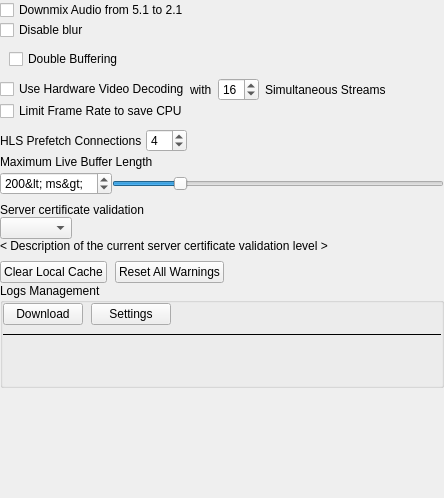
<?xml version="1.0" encoding="UTF-8"?>
<ui version="4.0">
 <class>AdvancedSettingsWidget</class>
 <widget class="QWidget" name="AdvancedSettingsWidget">
  <property name="geometry">
   <rect>
    <x>0</x>
    <y>0</y>
    <width>444</width>
    <height>498</height>
   </rect>
  </property>
  <layout class="QVBoxLayout" name="verticalLayout">
   <property name="spacing">
    <number>0</number>
   </property>
   <property name="leftMargin">
    <number>0</number>
   </property>
   <property name="topMargin">
    <number>0</number>
   </property>
   <property name="rightMargin">
    <number>0</number>
   </property>
   <property name="bottomMargin">
    <number>0</number>
   </property>
   <item>
    <layout class="QVBoxLayout" name="dialogContentsLayout">
     <item>
      <widget class="QCheckBox" name="downmixAudioCheckBox">
       <property name="text">
        <string>Downmix Audio from 5.1 to 2.1</string>
       </property>
      </widget>
     </item>
     <item>
      <widget class="QCheckBox" name="disableBlurCheckbox">
       <property name="toolTip">
        <string>Intel HD Graphics display might face issues if blur is enabled. We strongly recommend to leave option as is.</string>
       </property>
       <property name="text">
        <string>Disable blur</string>
       </property>
      </widget>
     </item>
     <item>
      <widget class="QWidget" name="doubleBufferingWidget" native="true">
       <layout class="QHBoxLayout" name="doubleBufferingLayout" stretch="0,0,1">
        <property name="spacing">
         <number>4</number>
        </property>
        <item>
         <widget class="QCheckBox" name="doubleBufferCheckbox">
          <property name="text">
           <string>Double Buffering</string>
          </property>
         </widget>
        </item>
        <item>
         <widget class="nx::vms::client::desktop::HintButton" name="doubleBufferCheckboxHint" native="true">
          <property name="hint" stdset="0">
           <string/>
          </property>
         </widget>
        </item>
        <item>
         <spacer name="horizontalSpacer_3">
          <property name="orientation">
           <enum>Qt::Orientation::Horizontal</enum>
          </property>
          <property name="sizeHint" stdset="0">
           <size>
            <width>40</width>
            <height>0</height>
           </size>
          </property>
         </spacer>
        </item>
       </layout>
      </widget>
     </item>
     <item>
      <layout class="QHBoxLayout" name="useHardwareDecodingLayout" stretch="0,0,0">
       <item>
        <widget class="QCheckBox" name="useHardwareDecodingCheckbox">
         <property name="text">
          <string>Use Hardware Video Decoding</string>
         </property>
        </widget>
       </item>
       <item>
        <widget class="QWidget" name="maxHardwareDecodingStreamsWidget" native="true">
         <layout class="QHBoxLayout" name="horizontalLayout_3">
          <property name="leftMargin">
           <number>0</number>
          </property>
          <property name="topMargin">
           <number>0</number>
          </property>
          <property name="rightMargin">
           <number>0</number>
          </property>
          <property name="bottomMargin">
           <number>0</number>
          </property>
          <item>
           <widget class="QLabel" name="maxHardwareDecodingStreamsLabel1">
            <property name="text">
             <string>with</string>
            </property>
            <property name="buddy">
             <cstring>maxHardwareDecodingStreamsSpinBox</cstring>
            </property>
           </widget>
          </item>
          <item>
           <widget class="QSpinBox" name="maxHardwareDecodingStreamsSpinBox">
            <property name="minimum">
             <number>1</number>
            </property>
            <property name="maximum">
             <number>64</number>
            </property>
            <property name="value">
             <number>16</number>
            </property>
           </widget>
          </item>
          <item>
           <widget class="QLabel" name="idleTimeoutLabel2">
            <property name="text">
             <string>Simultaneous Streams</string>
            </property>
           </widget>
          </item>
         </layout>
        </widget>
       </item>
       <item>
        <spacer name="horizontalSpacer_10">
         <property name="orientation">
          <enum>Qt::Orientation::Horizontal</enum>
         </property>
         <property name="sizeHint" stdset="0">
          <size>
           <width>40</width>
           <height>10</height>
          </size>
         </property>
        </spacer>
       </item>
      </layout>
     </item>
     <item>
      <layout class="QHBoxLayout" name="horizontalLayout_4" stretch="0,0,1">
       <property name="spacing">
        <number>4</number>
       </property>
       <property name="bottomMargin">
        <number>8</number>
       </property>
       <item>
        <widget class="QCheckBox" name="autoFpsLimitCheckbox">
         <property name="text">
          <string>Limit Frame Rate to save CPU</string>
         </property>
        </widget>
       </item>
       <item>
        <widget class="nx::vms::client::desktop::HintButton" name="autoFpsLimitCheckboxHint" native="true">
         <property name="hint" stdset="0">
          <string/>
         </property>
        </widget>
       </item>
       <item>
        <spacer name="horizontalSpacer_4">
         <property name="orientation">
          <enum>Qt::Orientation::Horizontal</enum>
         </property>
         <property name="sizeHint" stdset="0">
          <size>
           <width>40</width>
           <height>0</height>
          </size>
         </property>
        </spacer>
       </item>
      </layout>
     </item>
     <item>
      <layout class="QHBoxLayout" name="streamPrefetchLayout" stretch="0,0,1">
       <property name="spacing">
        <number>4</number>
       </property>
       <item>
        <widget class="QLabel" name="streamPrefetchLabel">
         <property name="text">
          <string>HLS Prefetch Connections</string>
         </property>
         <property name="buddy">
          <cstring>streamPrefetchConnectionsSpinBox</cstring>
         </property>
        </widget>
       </item>
       <item>
        <widget class="QSpinBox" name="streamPrefetchConnectionsSpinBox">
         <property name="minimum">
          <number>1</number>
         </property>
         <property name="maximum">
          <number>32</number>
         </property>
         <property name="value">
          <number>4</number>
         </property>
         <property name="toolTip">
          <string>How many segments of an HLS playlist are downloaded at the same time. Takes effect the next time playback starts.</string>
         </property>
        </widget>
       </item>
       <item>
        <spacer name="horizontalSpacer_streamPrefetch">
         <property name="orientation">
          <enum>Qt::Orientation::Horizontal</enum>
         </property>
         <property name="sizeHint" stdset="0">
          <size>
           <width>40</width>
           <height>0</height>
          </size>
         </property>
        </spacer>
       </item>
      </layout>
     </item>
     <item>
      <layout class="QHBoxLayout" name="maximumLiveBufferLengthLabelLayout" stretch="0,1,0">
       <property name="spacing">
        <number>4</number>
       </property>
       <item>
        <widget class="QLabel" name="maximumLiveBufferLengthLabel">
         <property name="text">
          <string>Maximum Live Buffer Length</string>
         </property>
         <property name="buddy">
          <cstring>maximumLiveBufferLengthSlider</cstring>
         </property>
        </widget>
       </item>
       <item>
        <widget class="nx::vms::client::desktop::HintButton" name="maximumLiveBufferLengthLabelHint" native="true">
         <property name="sizePolicy">
          <sizepolicy hsizetype="Fixed" vsizetype="Fixed">
           <horstretch>0</horstretch>
           <verstretch>0</verstretch>
          </sizepolicy>
         </property>
         <property name="hint" stdset="0">
          <string/>
         </property>
        </widget>
       </item>
       <item>
        <spacer name="horizontalSpacer">
         <property name="orientation">
          <enum>Qt::Orientation::Horizontal</enum>
         </property>
         <property name="sizeHint" stdset="0">
          <size>
           <width>40</width>
           <height>20</height>
          </size>
         </property>
        </spacer>
       </item>
      </layout>
     </item>
     <item>
      <layout class="QHBoxLayout" name="horizontalLayout_2">
       <property name="bottomMargin">
        <number>8</number>
       </property>
       <item>
        <widget class="QSpinBox" name="maximumLiveBufferLengthSpinBox">
         <property name="suffix">
          <string notr="true">&lt; ms&gt;</string>
         </property>
         <property name="minimum">
          <number>10</number>
         </property>
         <property name="maximum">
          <number>1000</number>
         </property>
         <property name="singleStep">
          <number>10</number>
         </property>
         <property name="value">
          <number>200</number>
         </property>
        </widget>
       </item>
       <item>
        <widget class="QSlider" name="maximumLiveBufferLengthSlider">
         <property name="minimum">
          <number>10</number>
         </property>
         <property name="maximum">
          <number>1000</number>
         </property>
         <property name="singleStep">
          <number>10</number>
         </property>
         <property name="pageStep">
          <number>100</number>
         </property>
         <property name="value">
          <number>200</number>
         </property>
         <property name="orientation">
          <enum>Qt::Orientation::Horizontal</enum>
         </property>
        </widget>
       </item>
      </layout>
     </item>
     <item>
      <widget class="QLabel" name="certificateValidationLabel">
       <property name="text">
        <string>Server certificate validation</string>
       </property>
      </widget>
     </item>
     <item>
      <layout class="QHBoxLayout" name="horizontalLayout_5">
       <property name="topMargin">
        <number>0</number>
       </property>
       <item>
        <widget class="QComboBox" name="certificateValidationLevelComboBox"/>
       </item>
       <item>
        <spacer name="horizontalSpacer_5">
         <property name="orientation">
          <enum>Qt::Orientation::Horizontal</enum>
         </property>
         <property name="sizeHint" stdset="0">
          <size>
           <width>40</width>
           <height>20</height>
          </size>
         </property>
        </spacer>
       </item>
      </layout>
     </item>
     <item>
      <layout class="QHBoxLayout" name="horizontalLayout_6">
       <property name="bottomMargin">
        <number>8</number>
       </property>
       <item>
        <widget class="QLabel" name="certificateValidationDescriptionLabel">
         <property name="text">
          <string notr="true">&lt; Description of the current server certificate validation level &gt;</string>
         </property>
         <property name="wordWrap">
          <bool>true</bool>
         </property>
        </widget>
       </item>
      </layout>
     </item>
     <item>
      <layout class="QHBoxLayout" name="horizontalLayout">
       <property name="spacing">
        <number>8</number>
       </property>
       <item>
        <widget class="QPushButton" name="clearCacheButton">
         <property name="text">
          <string>Clear Local Cache</string>
         </property>
        </widget>
       </item>
       <item>
        <widget class="QPushButton" name="resetAllWarningsButton">
         <property name="text">
          <string>Reset All Warnings</string>
         </property>
        </widget>
       </item>
       <item>
        <spacer name="horizontalSpacer_2">
         <property name="orientation">
          <enum>Qt::Orientation::Horizontal</enum>
         </property>
         <property name="sizeHint" stdset="0">
          <size>
           <width>40</width>
           <height>20</height>
          </size>
         </property>
        </spacer>
       </item>
      </layout>
     </item>
     <item>
      <widget class="QGroupBox" name="logsManagementBox">
       <property name="title">
        <string>Logs Management</string>
       </property>
       <property name="flat">
        <bool>true</bool>
       </property>
       <layout class="QVBoxLayout" name="verticalLayout_2">
        <property name="spacing">
         <number>8</number>
        </property>
        <property name="leftMargin">
         <number>0</number>
        </property>
        <property name="topMargin">
         <number>0</number>
        </property>
        <property name="rightMargin">
         <number>0</number>
        </property>
        <property name="bottomMargin">
         <number>0</number>
        </property>
        <item>
         <widget class="QStackedWidget" name="logsManagementStack">
          <property name="currentIndex">
           <number>0</number>
          </property>
          <widget class="QWidget" name="logsDefaultPage">
           <layout class="QVBoxLayout" name="verticalLayout_4">
            <property name="spacing">
             <number>8</number>
            </property>
            <property name="leftMargin">
             <number>0</number>
            </property>
            <property name="topMargin">
             <number>0</number>
            </property>
            <property name="rightMargin">
             <number>0</number>
            </property>
            <property name="bottomMargin">
             <number>0</number>
            </property>
            <item>
             <layout class="QHBoxLayout" name="horizontalLayout_8">
              <property name="spacing">
               <number>8</number>
              </property>
              <property name="topMargin">
               <number>0</number>
              </property>
              <item>
               <widget class="QPushButton" name="downloadLogsButton">
                <property name="text">
                 <string>Download</string>
                </property>
               </widget>
              </item>
              <item>
               <widget class="QPushButton" name="logsSettingsButton">
                <property name="text">
                 <string>Settings</string>
                </property>
               </widget>
              </item>
              <item>
               <spacer name="horizontalSpacer_7">
                <property name="orientation">
                 <enum>Qt::Orientation::Horizontal</enum>
                </property>
                <property name="sizeHint" stdset="0">
                 <size>
                  <width>40</width>
                  <height>20</height>
                 </size>
                </property>
               </spacer>
              </item>
             </layout>
            </item>
            <item>
             <widget class="QFrame" name="horizontalLine">
              <property name="frameShape">
               <enum>QFrame::Shape::HLine</enum>
              </property>
              <property name="frameShadow">
               <enum>QFrame::Shadow::Plain</enum>
              </property>
             </widget>
            </item>
            <item>
             <widget class="nx::vms::client::desktop::AlertLabel" name="alertLabel" native="true"/>
            </item>
            <item>
             <spacer name="verticalSpacer_2">
              <property name="orientation">
               <enum>Qt::Orientation::Vertical</enum>
              </property>
              <property name="sizeHint" stdset="0">
               <size>
                <width>20</width>
                <height>40</height>
               </size>
              </property>
             </spacer>
            </item>
           </layout>
          </widget>
          <widget class="QWidget" name="logsDownloadPage">
           <layout class="QVBoxLayout" name="verticalLayout_3">
            <property name="spacing">
             <number>8</number>
            </property>
            <property name="leftMargin">
             <number>0</number>
            </property>
            <property name="topMargin">
             <number>0</number>
            </property>
            <property name="rightMargin">
             <number>0</number>
            </property>
            <property name="bottomMargin">
             <number>0</number>
            </property>
            <item>
             <widget class="QProgressBar" name="logsDownloadProgressBar">
              <property name="value">
               <number>24</number>
              </property>
              <property name="textVisible">
               <bool>false</bool>
              </property>
             </widget>
            </item>
            <item>
             <layout class="QHBoxLayout" name="horizontalLayout_7">
              <property name="spacing">
               <number>8</number>
              </property>
              <property name="topMargin">
               <number>0</number>
              </property>
              <item>
               <widget class="QPushButton" name="cancelLogsDownloadButton">
                <property name="text">
                 <string>Cancel</string>
                </property>
               </widget>
              </item>
              <item>
               <widget class="QLabel" name="logsDownloadStatusLabel">
                <property name="text">
                 <string notr="true">&lt; Status &gt;</string>
                </property>
               </widget>
              </item>
              <item>
               <spacer name="horizontalSpacer_8">
                <property name="orientation">
                 <enum>Qt::Orientation::Horizontal</enum>
                </property>
                <property name="sizeHint" stdset="0">
                 <size>
                  <width>40</width>
                  <height>20</height>
                 </size>
                </property>
               </spacer>
              </item>
              <item>
               <widget class="QPushButton" name="openLogsFolderButton">
                <property name="text">
                 <string>Open Files Folder</string>
                </property>
               </widget>
              </item>
             </layout>
            </item>
            <item>
             <layout class="QHBoxLayout" name="horizontalLayout_9">
              <property name="spacing">
               <number>8</number>
              </property>
              <property name="topMargin">
               <number>0</number>
              </property>
              <item>
               <widget class="QPushButton" name="logsDownloadDoneButton">
                <property name="text">
                 <string>Done</string>
                </property>
               </widget>
              </item>
              <item>
               <spacer name="horizontalSpacer_9">
                <property name="orientation">
                 <enum>Qt::Orientation::Horizontal</enum>
                </property>
                <property name="sizeHint" stdset="0">
                 <size>
                  <width>40</width>
                  <height>20</height>
                 </size>
                </property>
               </spacer>
              </item>
             </layout>
            </item>
           </layout>
          </widget>
         </widget>
        </item>
       </layout>
      </widget>
     </item>
    </layout>
   </item>
   <item>
    <spacer name="verticalSpacer">
     <property name="orientation">
      <enum>Qt::Orientation::Vertical</enum>
     </property>
     <property name="sizeHint" stdset="0">
      <size>
       <width>20</width>
       <height>40</height>
      </size>
     </property>
    </spacer>
   </item>
  </layout>
 </widget>
 <customwidgets>
  <customwidget>
   <class>nx::vms::client::desktop::AlertLabel</class>
   <extends>QWidget</extends>
   <header>nx/vms/client/desktop/common/widgets/alert_label.h</header>
   <container>1</container>
  </customwidget>
  <customwidget>
   <class>nx::vms::client::desktop::HintButton</class>
   <extends>QWidget</extends>
   <header location="global">nx/vms/client/desktop/common/widgets/hint_button.h</header>
  </customwidget>
 </customwidgets>
 <tabstops>
  <tabstop>doubleBufferCheckbox</tabstop>
  <tabstop>autoFpsLimitCheckbox</tabstop>
  <tabstop>maximumLiveBufferLengthSpinBox</tabstop>
  <tabstop>maximumLiveBufferLengthSlider</tabstop>
  <tabstop>clearCacheButton</tabstop>
  <tabstop>resetAllWarningsButton</tabstop>
 </tabstops>
 <resources/>
 <connections/>
</ui>
